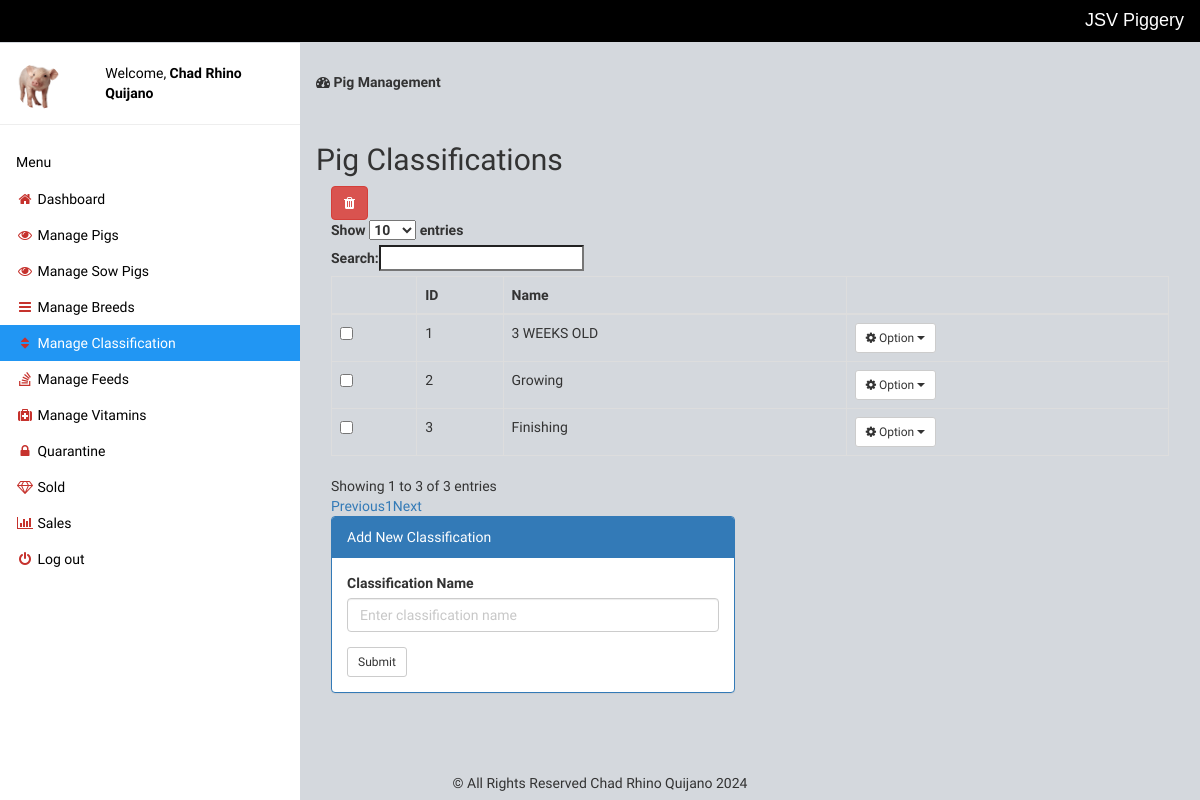
Page /manage-classification.php (signed in) on the committed database.
### tables this page shows
CREATE TABLE `classification` (
  `id` int(50) NOT NULL,
  `name` varchar(50) NOT NULL
);

### manage-classification.php (the view, shortened to what this page needs)
<?php include 'setting/system.php'; ?>
<?php include 'theme/head.php'; ?>
<?php include 'theme/sidebar.php'; ?>
<div class="w3-main" style="margin-left:300px;margin-top:43px;">
	<header class="w3-container" style="padding-top:22px">
		<h5><b><i class="fa fa-dashboard"></i> Pig Management</b></h5>
	</header>
	<div class="w3-container" style="padding-top:22px">
		<div class="w3-row">
			<h2>Pig Classifications</h2>
			<div class="col-md-12">
				<a title="Check to delete from list" data-toggle="modal" data-target="#_removed" id="delete" class="btn btn-danger"><i class="fa fa-trash"></i>
				</a>
				<form method="post" action="delete-classification.php">
					<table class="table table-hover table-bordered" id="table">
						<thead>
							<tr>
								<th></th>
								<th>ID</th>
								<th>Name</th>
								<th></th>
							</tr>
						</thead>
						<tbody>
							<?php
							$get = $db->query("SELECT * FROM classification");
							$res = $get->fetchAll(PDO::FETCH_OBJ);
							foreach ($res as $n) { ?>
								<tr>
									<td>
										<input type="checkbox" name="selector[]" value="<?php echo $n->id ?>">
									</td>
									<td> <?php echo $n->id; ?> </td>
									<td> <?php echo $n->name; ?> </td>
									<td class="dropdown">
										<button class="btn btn-sm btn-default dropdown-toggle" type="button" data-toggle="dropdown"><i class="fa fa-cog"></i> Option
											<span class="caret"></span></button>
									</td>
								</tr>
							<?php }
							?>
						</tbody>
					</table>
				</form>
			</div>
			<?php
			$title = "Add New Classification";
			$name = "";
			$button_name = "submit";
			?>
			<div class="col-md-6">
				<div class="panel panel-primary">
					<div class="panel-heading"><?= $title ?></div>
					<div class="panel-body">
						<form method="post">
							<div class="form-group">
								<label class="control-label">Classification Name</label>
								<input type="text" name="classification" class="form-control" placeholder="Enter classification name" value="<?= $name ?>">
							</div>
							<button class="btn btn-sm btn-default" type="submit" name="<?= $button_name ?>">Submit</button>
						</form>
					</div>
				</div>
			</div>
		</div>
	</div>
</div>
<?php include 'theme/foot.php'; ?>

### theme/head.php (style rules this page uses)
body { font-family: 'Baumans'; background-color: #d4d8dd; }

### rows in the picture
classification: id "1", name "3 WEEKS OLD"
classification: id "2", name "Growing"
classification: id "3", name "Finishing"

### other values in the picture
NAME_X "JSV Piggery"
$_SESSION['name'] "Chad Rhino Quijano"
$title "Add New Classification"
